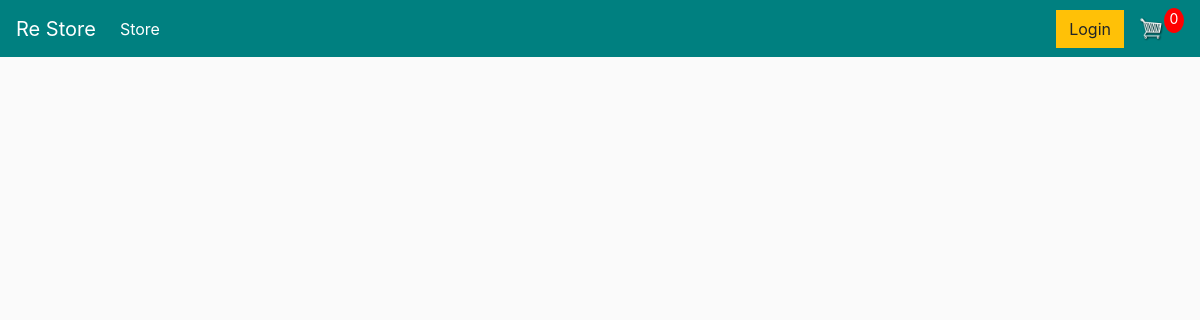
Before: / with the older database file.
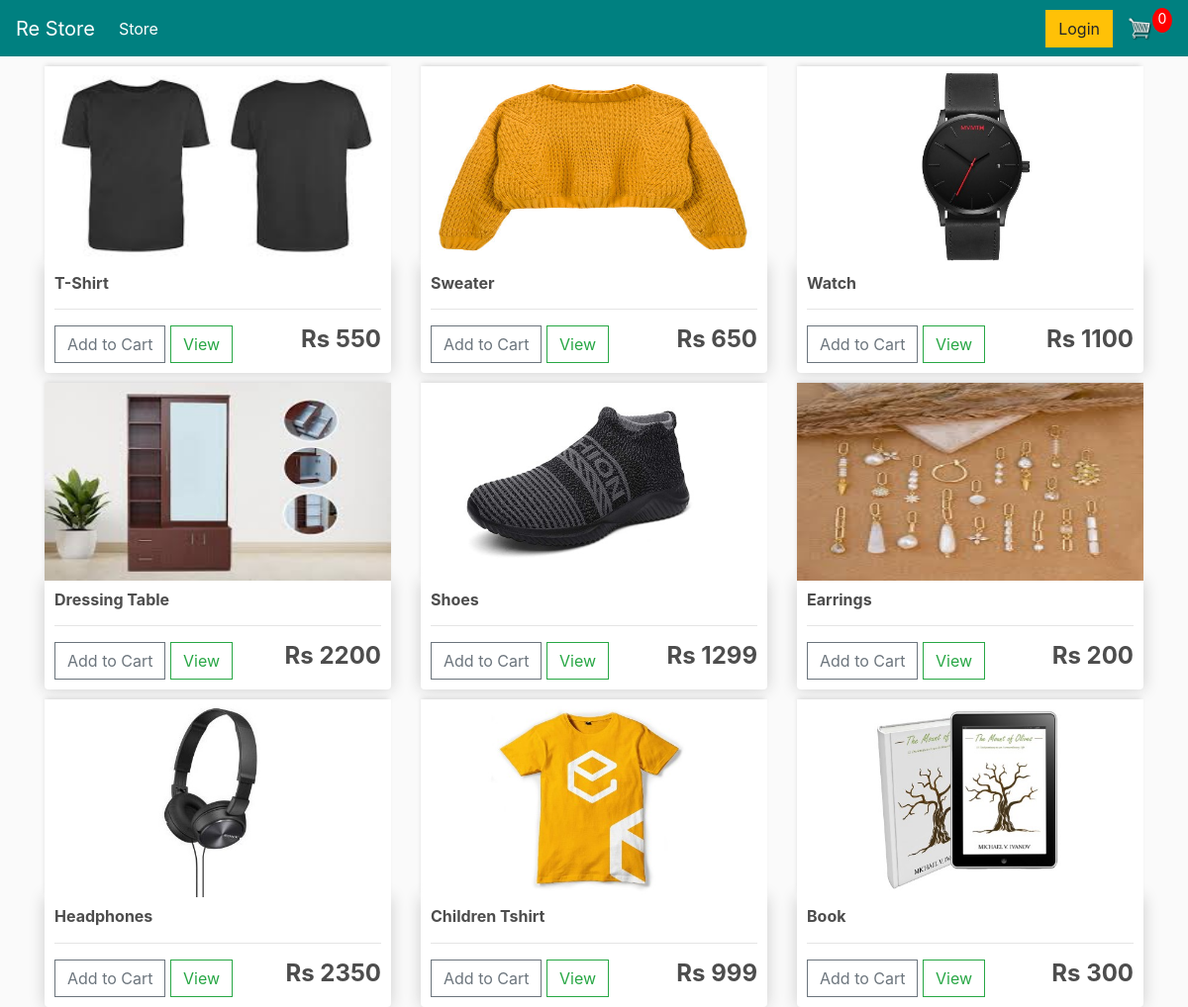
After: the same page with the newer database file.
### Store/models.py (models this page shows, shortened)
class Product(models.Model):
	name = models.CharField(max_length=200)
	price = models.DecimalField(max_digits=10, decimal_places=0)  # Store prices with 0 decimal places
	digital = models.BooleanField(default=False,null=True, blank=True)
	image = models.ImageField(null=True, blank=True)
	@property
	def imageURL(self):
		try:
			url = self.image.url
		except:
			url = ''
		return url

### Store/views.py (the view)
# urls.py: path('',views.store,name="store"),
def store(request):
	products = Product.objects.all()
	context = {'products':products}
	return render(request, 'store/store.html', context)

### Store/templates/store/store.html
{% extends 'store/main.html' %}
{% load static %}
{% block content %}
	<div class="row">
		{% for product in products %}
		<div class="col-lg-4">
			<img class="thumbnail" src="{{product.imageURL}}">
			<div class="box-element product">
				<h6><strong>{{product.name}}</strong></h6>
				<hr>
				<button  class="btn btn-outline-secondary add-btn">Add to Cart</button>
				<a class="btn btn-outline-success" href="#">View</a>
				<h4 style="display: inline-block; float: right"><strong>Rs {{product.price}}</strong></h4>
			</div>
		</div>
		{% endfor %}
	</div>
{% endblock content %}

### Store/templates/store/main.html (shortened to what this page needs)
{% load static %}
<html>
    <head>
        <link rel="stylesheet" href="https://cdn.jsdelivr.net/npm/bootstrap@4.4.1/dist/css/bootstrap.min.css"
>
        <link rel="stylesheet" type="text/css" href="{% static 'css/main.css' %}">
    </head>
    <body>
      <nav class="navbar navbar-expand-lg navbar-dark" style="background-color: #008080;">
  <a class="navbar-brand" href="{% url 'store' %}">Re Store</a>
  <div class="collapse navbar-collapse" id="navbarSupportedContent">
    <ul class="navbar-nav mr-auto">
      <li class="nav-item active">
        <a class="nav-link" href="{% url 'store' %}">Store <span class="sr-only">(current)</span></a>
      </li>
    </ul>
      <div class="form-inline my-2 my-lg-0">
	     	<a href="#"class="btn btn-warning">Login</a>
	     	<a href="{% url 'cart' %}">
	    		<img  id="cart-icon" src="{% static 'images/cart.png' %}">
	    	</a>
	    	<p id="cart-total">0</p></div>
  </div>
</nav>
        <div class="container">
            {% block content %}{% endblock %}
        </div>
    </body>
</html>

### Store/static/css/main.css (style rules this page uses)
body { background-color: hsl(0, 0%, 98%); }
h1,h2,h3,h4,h5,h6 { color:hsl(0, 0%, 30%); }
.box-element { box-shadow:hsl(0, 0%, 80%) 0 0 16px; background-color: #fff; border-radius: 4px; padding: 10px; }
.thumbnail { width: 100%; height: 200px; -webkit-box-shadow: -1px -3px 5px -2px rgba(214,214,214,1); -moz-box-shadow: -1px -3px 5px -2px rgba(214,214,214,1); box-shadow: -1px -3px 5px -2px rgba(214,214,214,1); }
.product { border-radius: 0 0 4px 4px; }
#cart-icon { width:25px; display: inline-block; margin-left: 15px; }
#cart-total { display: block; text-align: center; color:#fff; background-color: red; width: 20px; height: 25px; border-radius: 50%; font-size: 14px; }
.col-lg-4, .col-lg-6, .col-lg-8, .col-lg-12 { margin-top: 10px; }
.btn { border-radius: 0; }

Changed rows visible on the page:
added Product: imageURL (picture), name "T-Shirt", price "550"
added Product: imageURL (picture), name "Sweater", price "650"
added Product: imageURL (picture), name "Watch", price "1100"
added Product: imageURL (picture), name "Dressing Table", price "2200"
added Product: imageURL (picture), name "Shoes", price "1299"
added Product: imageURL (picture), name "Earrings", price "200"
added Product: imageURL (picture), name "Headphones", price "2350"
added Product: imageURL (picture), name "Children Tshirt", price "999"
added Product: imageURL (picture), name "Book", price "300"
